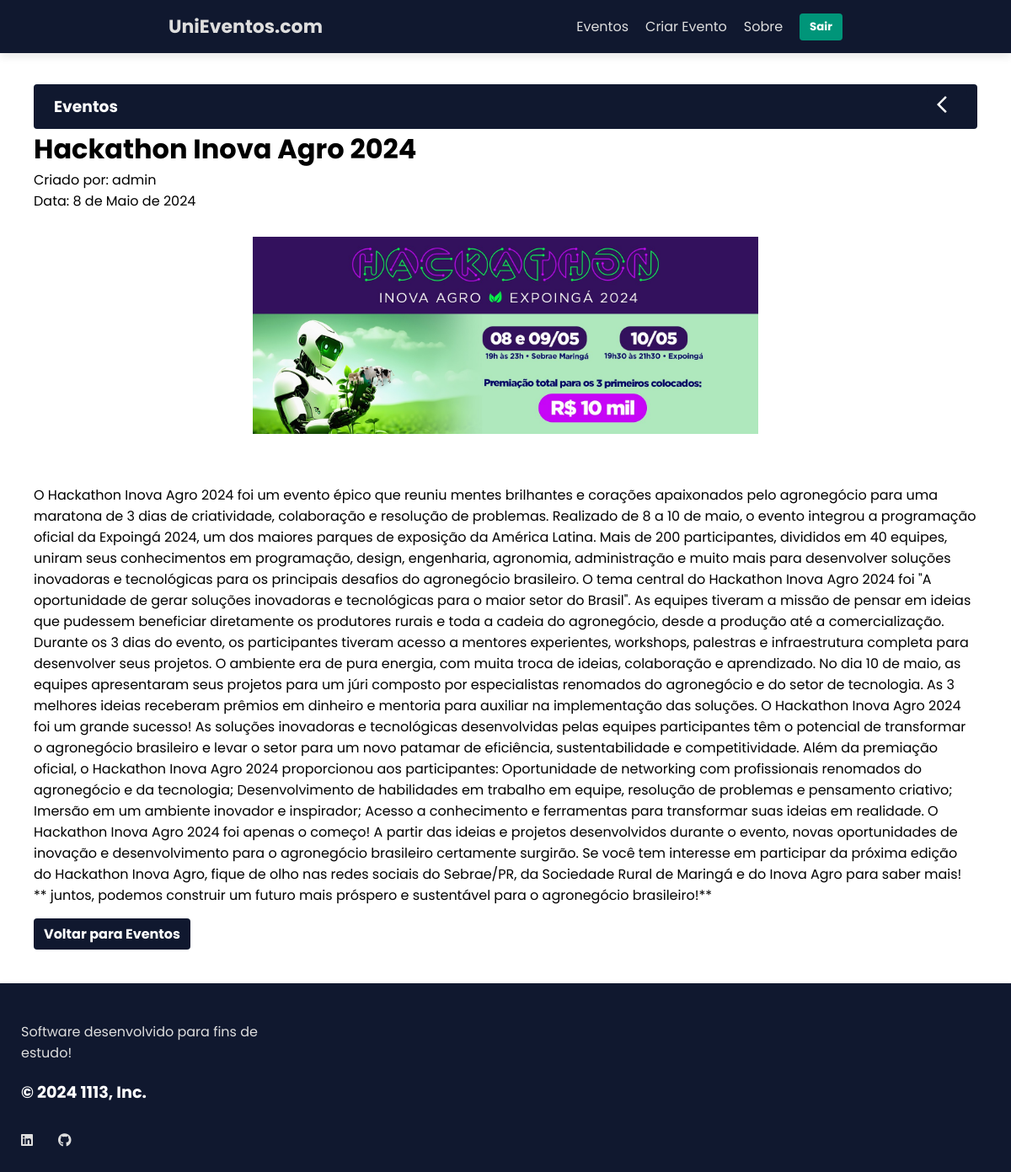
Screenshot of /home/events/1 with the database file from the repository.
### unieventos/models.py (models this page shows, shortened)
class Event(models.Model):
    name = models.CharField(max_length=255)
    image = models.ImageField(upload_to='images', blank=True)
    description = models.TextField()
    event_date = models.DateField()
    created = models.DateTimeField(auto_now_add=True)
    updated = models.DateTimeField(auto_now=True)
    creator = models.ForeignKey(get_user_model(), on_delete=models.CASCADE)
    class Meta:
        ordering = ('-created',)

### unieventos/views.py (the view)
# urls.py: path('events/<int:pk>', views.event_detail, name='event_detail'),
def event_detail(request, pk):
    try:
        user = request.user
        event = Event.objects.get(pk=pk)
    except event.DoesNotExist:
        response = HttpResponse(status=404)
        response.content = b'Event not found.'
        return response
    context = {
        'event': event,
        'user' : user,
    }
    return render(request, 'unieventos/event_detail.html', context)

### unieventos/templates/unieventos/event_detail.html
{% extends 'base.html' %}
{% load static %}
{% block link %}
  <link rel="stylesheet" href="{% static 'unieventos.css' %}">
{% endblock %}
{% block content %}
<a href="{% url 'unieventos:events' %}" style="text-decoration: none;">
    <div class="navigation">
      <h3>Eventos</h3>
      <div class="btn"><svg xmlns="http://www.w3.org/2000/svg" height="24px" viewBox="0 -960 960 960" width="24px" fill="#fff"><path d="M400-80 0-480l400-400 71 71-329 329 329 329-71 71Z"/></svg></div>
    </div>
</a>
<div style="display: flex; justify-content: space-between;">
  <h1>{{ event.name }}</h1>
</div>
<p>Criado por: {{ event.creator.username }}</p>
<p>Data: {{ event.event_date }}</p>
<div class="image"><img class="image" src="{{ event.image.url }}" alt="{{ event.name }}"></div>
<p>{{ event.description }}</p>
<div style="padding-top: 15px;"><a href="{% url 'unieventos:events' %}" class="btn"><b>Voltar para Eventos</b></a></div>
{% endblock %}

### static/style.css (style rules this page uses)
* { margin: 0; padding: 0; box-sizing: border-box; font-family: "Poppins", sans-serif; }
body { background: #ffffff; }

### unieventos/static/unieventos.css (style rules this page uses)
.navigation { display: flex; justify-content: space-between; padding: 6px 12px; background-color: #10182F; border-radius: 4px; }
.navigation h3 { display: inline-block; padding: 6px 12px; text-decoration: none; color: #fff; }
.navigation .btn { padding: 6px 12px; padding-bottom: 0px; }
.btn { display: inline-block; padding: 6px 12px; background-color: #10182F; text-decoration: none; border-radius: 4px; color: #fff; }
.image { display: flex; justify-content: center; padding-top: 15px; padding-bottom: 30px; }
.image img { width: 600px; border-radius: 10px; }

### rows the page displays
Event: name "Hackathon Inova Agro 2024", creator.username "admin", event_date "8 de Maio de 2024", image (picture), description "O Hackathon Inova Agro 2024 foi um evento épico que reuniu mentes brilhantes e corações apaixonados pelo agronegócio para uma maratona de 3 dias de criatividade, colaboração e resolução de problemas. Realizado de 8 a 10 de maio, o evento integrou a programação oficial da Expoingá 2024, um dos maiores parques de exposição da América Latina. Mais de 200 participantes, divididos em 40 equipes, uniram seus conhecimentos em programação, design, engenharia, agronomia, administração e muito mais para desenvolver soluções inovadoras e tecnológicas para os principais desafios do agronegócio brasileiro. O tema central do Hackathon Inova Agro 2024 foi \"A oportunidade de gerar soluções inovadoras e…"
